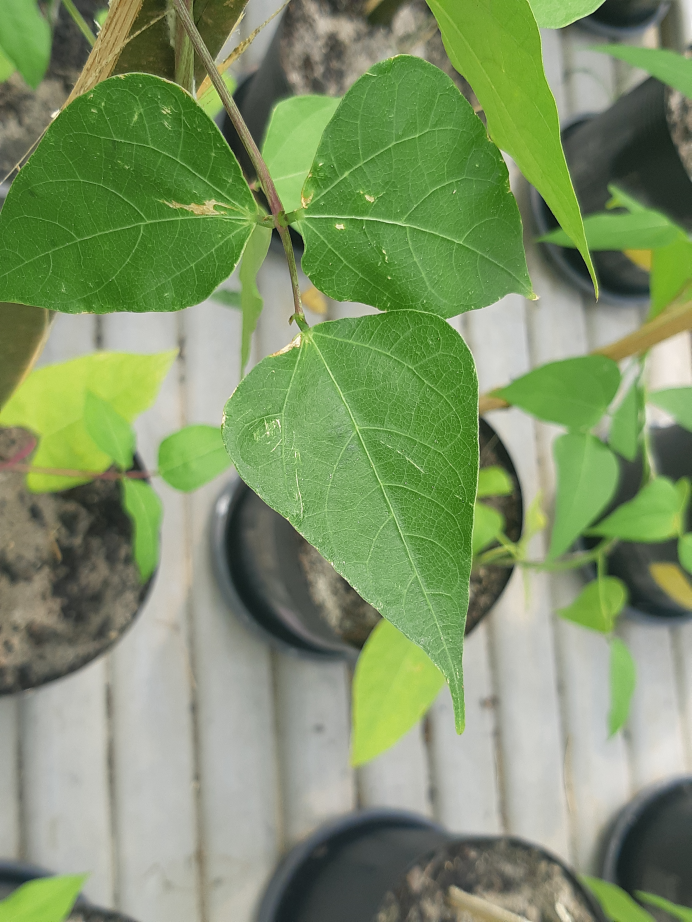
#> input picture imagens/fava_cearense/20191018_085120.jpg, 3456 x 4608 px (shown at 1/5 size); its folder holds only this picture in this run
$ python -i resize_images.py   (imports and definitions only)
#> lines starting #> are read from the running program, lines starting #| are printed output that depends on the picture; after the words box and inside, x2 and y2 are one past the last pixel; in counts of white or black regions, pixels touching at a corner belong together
from imutils import paths
from itertools import product
import numpy as np
import os, cv2

def getBaseFolders(base_path):
  return [os.path.join(base_path, folder) for folder in os.listdir(base_path) if os.path.isdir( os.path.join(base_path, folder))]

# [34 lines left out: functions resizeClassesImages, imageGenerator, not called in this run]
def maskImage(image_path, out_path):
#> called with out_path = 'out.png'
  image = cv2.imread(image_path)
#> image is the input picture: shape (4608, 3456, 3); mean B, G, R 103.9, 147.4, 127
  image_hsv = cv2.cvtColor(image, cv2.COLOR_BGR2HSV)
#> image_hsv: shape (4608, 3456, 3); mean H, S, V 44.4, 78.6, 148.3

  low_color = np.array([25, 52, 72])
  high_color = np.array([102, 255, 255])
  color_mask = cv2.inRange(image_hsv, low_color, high_color)
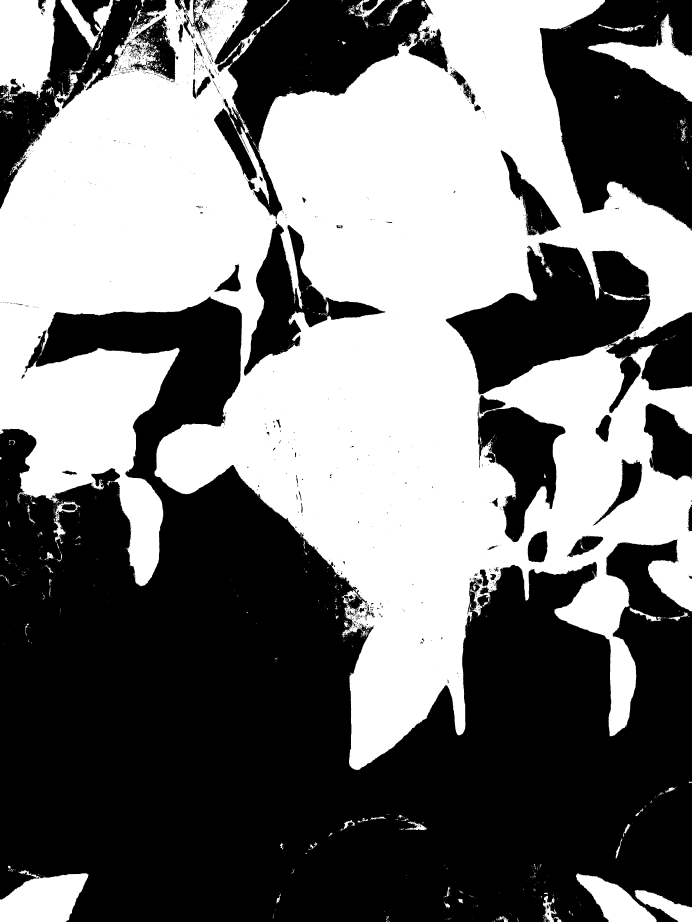
#> color_mask: shape (4608, 3456) (shown at 1/5 size); 45.9% white; 2777 white regions (2508 under 20 px), largest, box (x1, y1, x2, y2) and area: (0, 0, 3456, 3850) 6894431, (0, 0, 280, 512) 114641, (0, 4352, 442, 4608) 78910
  masked_image = cv2.bitwise_and(image, image, mask=color_mask)
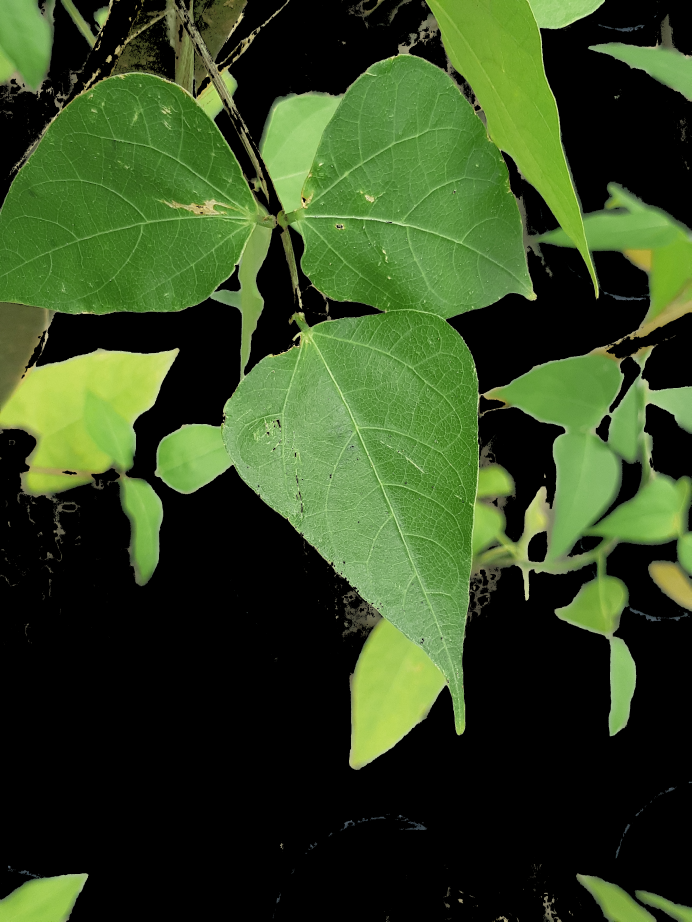
#> masked_image: shape (4608, 3456, 3) (shown at 1/5 size); mean B, G, R 32.8, 70.8, 51.1

  cv2.imwrite(out_path, masked_image)
# [40 lines left out: functions maskClassesImages, classesImageGenerator, not called in this run]


# [32 lines not run here, left out]

>>> result = maskImage('../imagens/fava_cearense/20191018_085120.jpg', 'out.png')

$ run again, on imagens/fava_cearense/20191018_085122.jpg
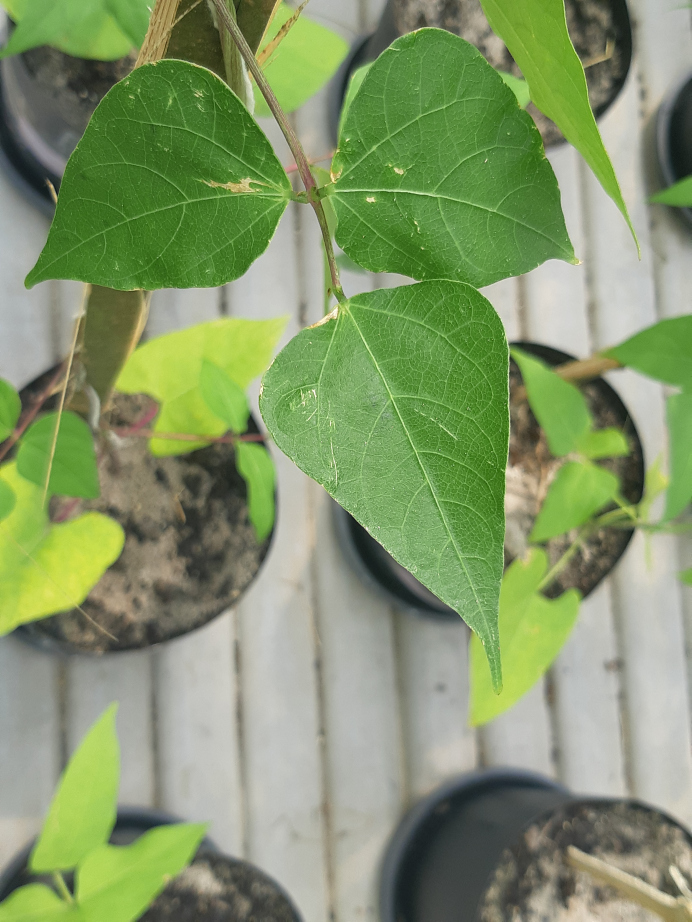
#> input picture imagens/fava_cearense/20191018_085122.jpg, 3456 x 4608 px (shown at 1/5 size)
#> in maskImage, image is the input picture: shape (4608, 3456, 3); mean B, G, R 105.8, 150.4, 131.3
#> image_hsv: shape (4608, 3456, 3); mean H, S, V 43.1, 78.9, 151.5
#> in maskImage, `color_mask = cv2.inRange(image_hsv, low_color, high_color)`:
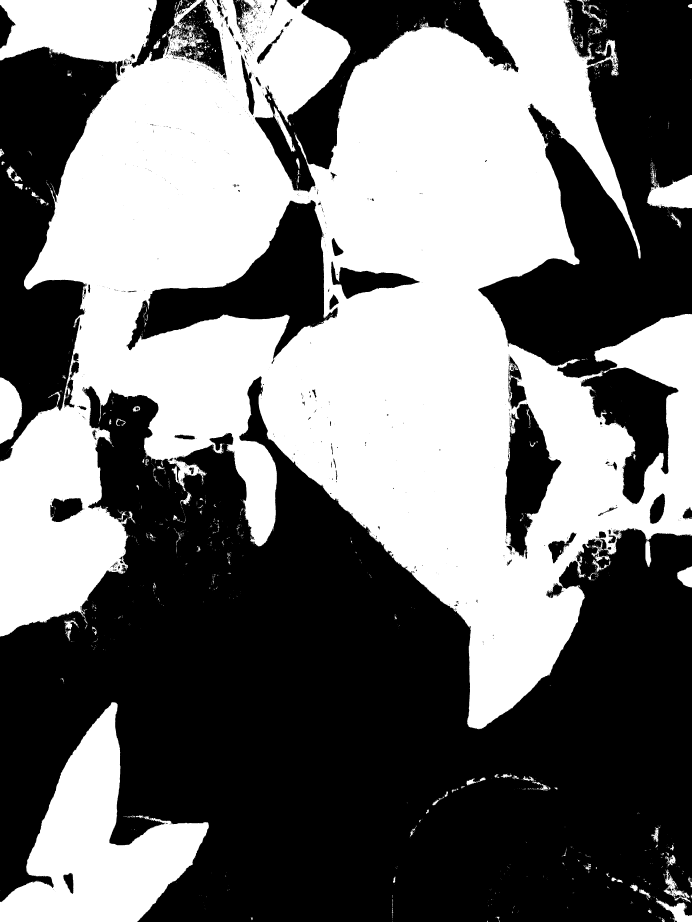
#> color_mask: shape (4608, 3456) (shown at 1/5 size); 45.4% white; 2693 white regions (2361 under 20 px), largest, box (x1, y1, x2, y2) and area: (0, 0, 3456, 3646) 6602713, (0, 3510, 1044, 4608) 505120, (0, 1887, 110, 2219) 26643
#> in maskImage, `masked_image = cv2.bitwise_and(image, image, mask=color_mask)`:
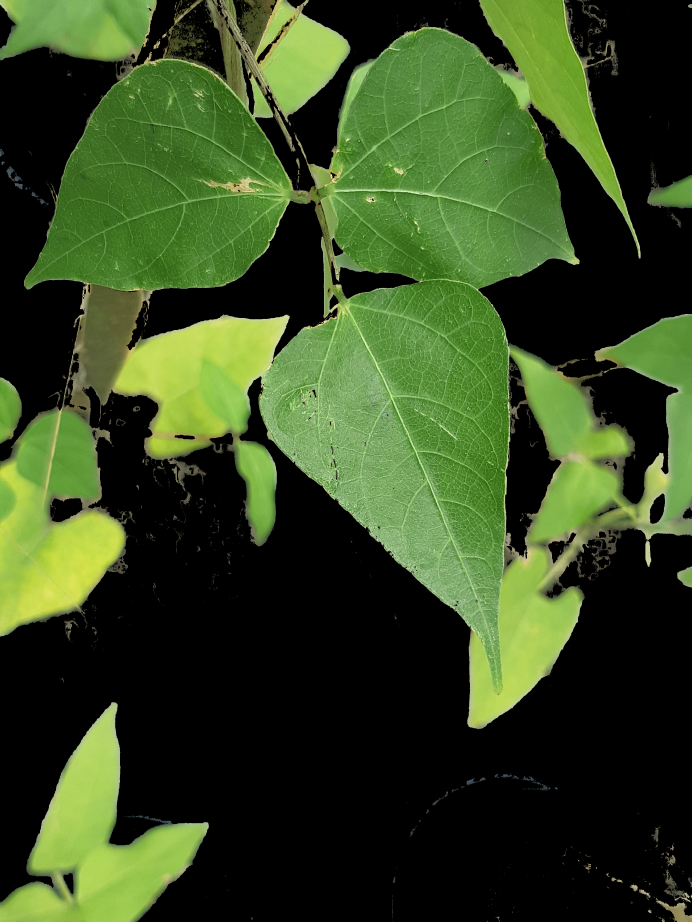
#> masked_image: shape (4608, 3456, 3) (shown at 1/5 size); mean B, G, R 32, 71, 52.3

$ run again, on imagens/fava_cearense/20191018_085311.jpg
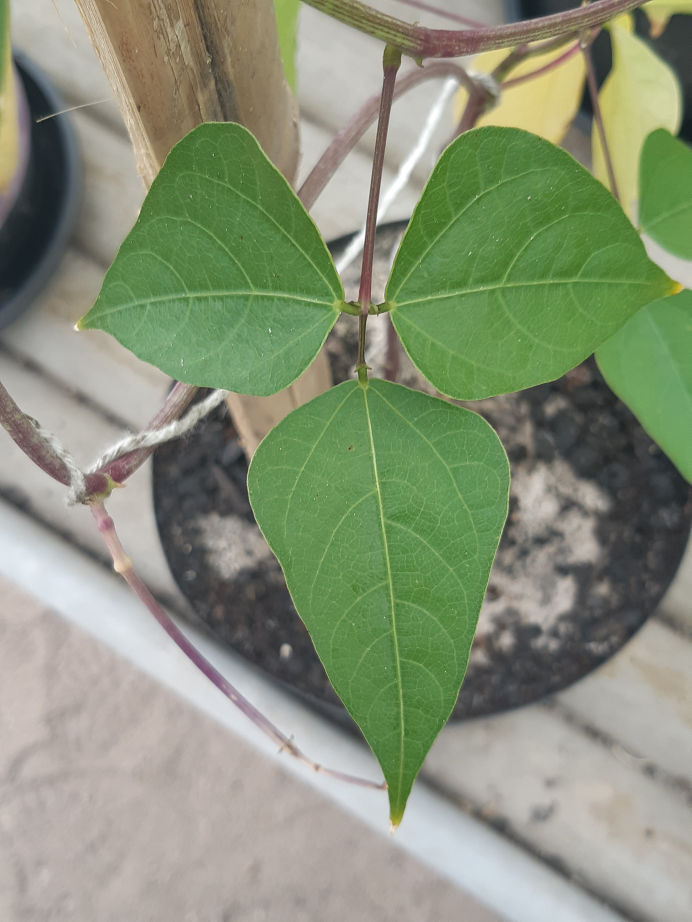
#> input picture imagens/fava_cearense/20191018_085311.jpg, 3456 x 4608 px (shown at 1/5 size)
#> in maskImage, image is the input picture: shape (4608, 3456, 3); mean B, G, R 120.6, 145.6, 135.7
#> image_hsv: shape (4608, 3456, 3); mean H, S, V 43.5, 54.9, 150.1
#> in maskImage, `color_mask = cv2.inRange(image_hsv, low_color, high_color)`:
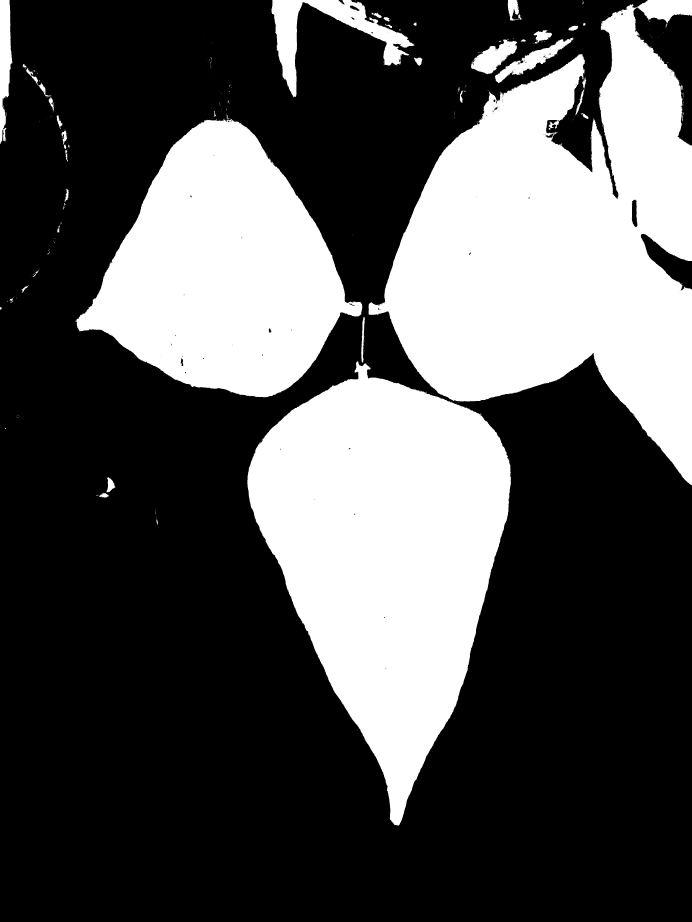
#> color_mask: shape (4608, 3456) (shown at 1/5 size); 33.1% white; 433 white regions (375 under 20 px), largest, box (x1, y1, x2, y2) and area: (1843, 0, 3456, 2426) 2142914, (1237, 1806, 2555, 4129) 1754959, (379, 594, 1812, 1986) 1179553
#> in maskImage, `masked_image = cv2.bitwise_and(image, image, mask=color_mask)`:
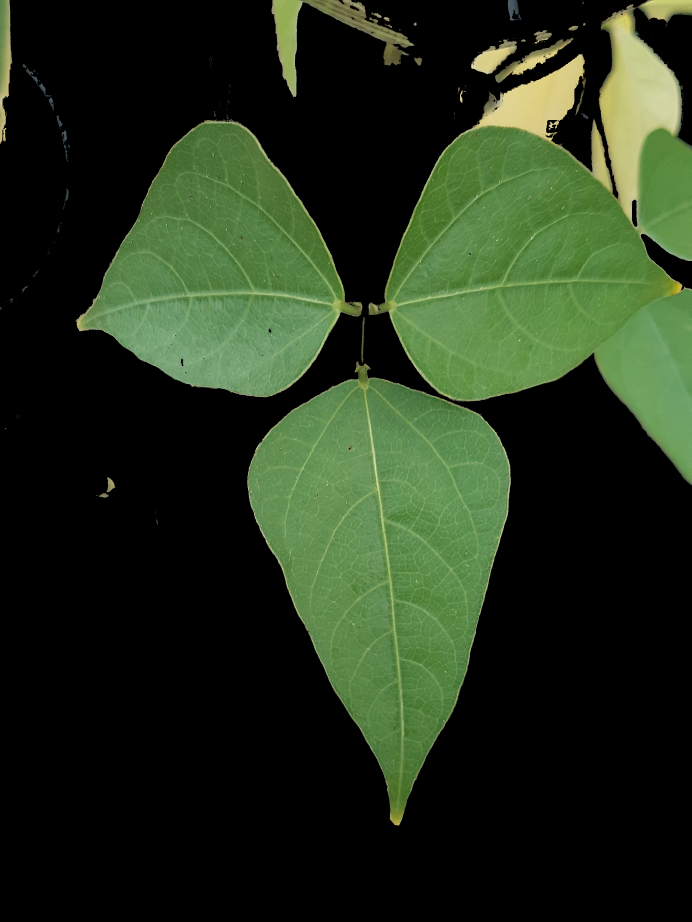
#> masked_image: shape (4608, 3456, 3) (shown at 1/5 size); mean B, G, R 26.8, 47.8, 34.7
